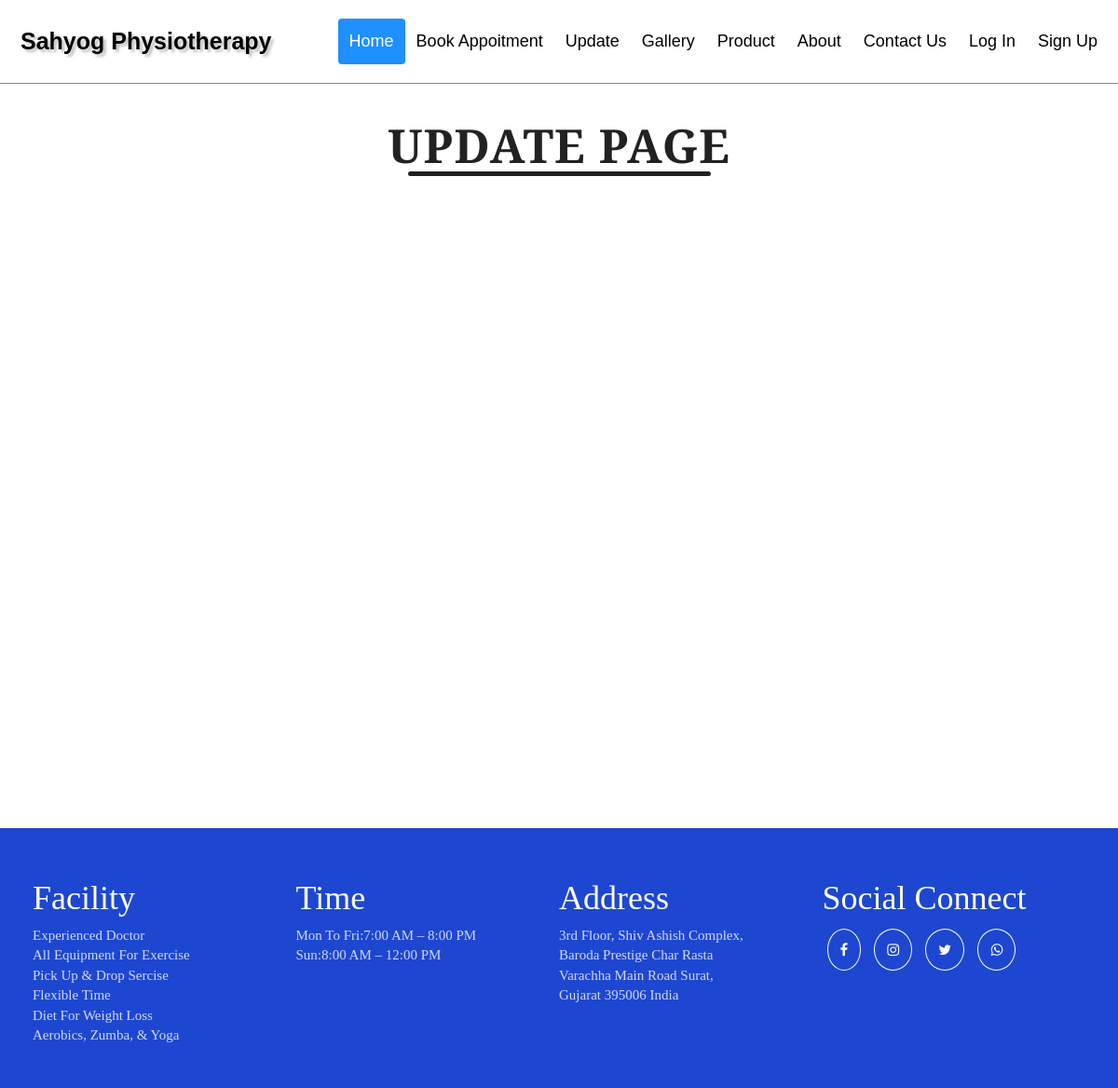
Before: /update.php with the older database file.
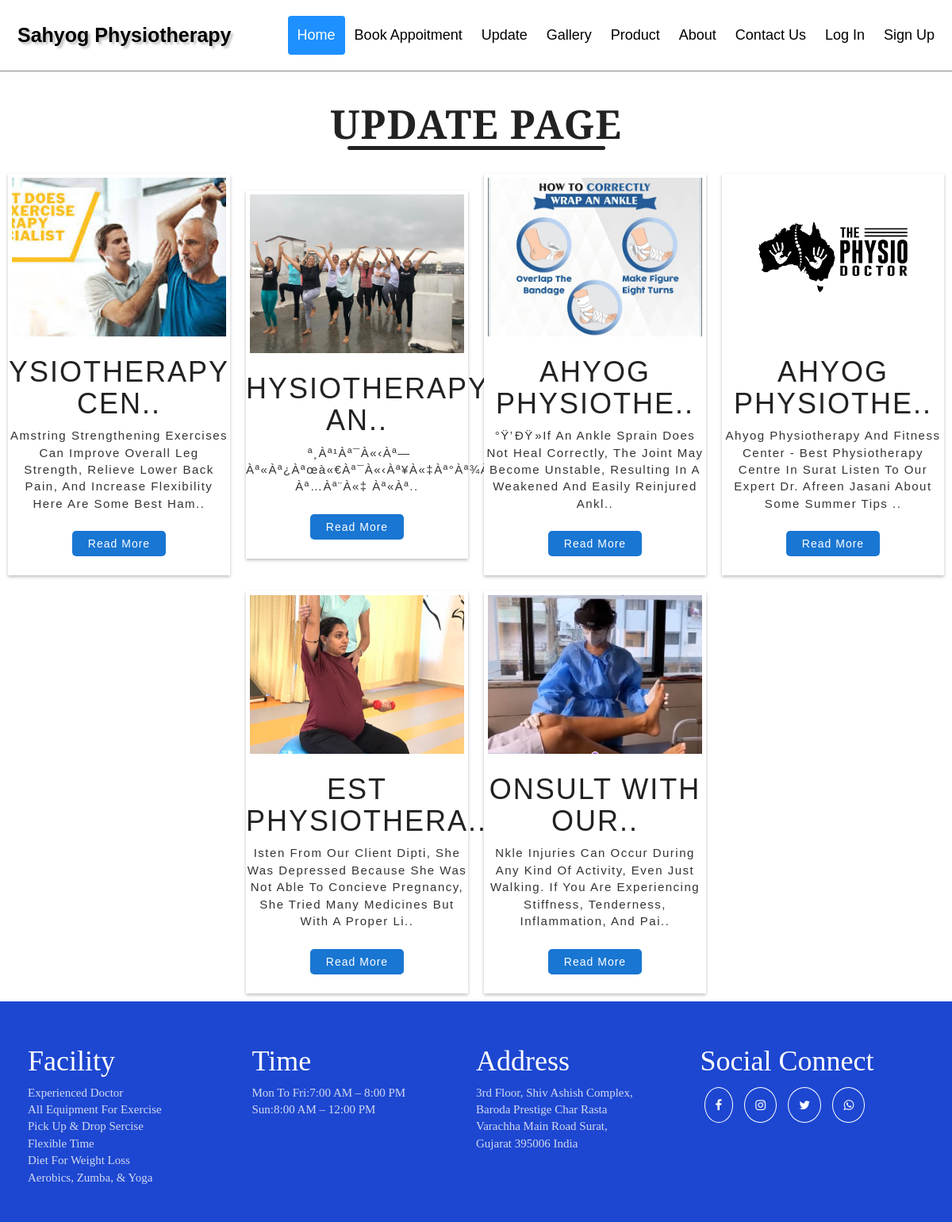
After: the same page with the newer database file.
### tables this page shows
CREATE TABLE IF NOT EXISTS `blogs` (
  `id` int(11) NOT NULL AUTO_INCREMENT,
  `titele` text NOT NULL,
  `description` text NOT NULL,
  `img` text NOT NULL,
  `status` enum('show','hide') NOT NULL,
  `created_at` timestamp NOT NULL,
  `updated_at` timestamp NOT NULL,
  PRIMARY KEY (`id`)
);

### functions.php (called while the page is built, shortened)
<?php
    function gethost()
    {
       return "http://localhost/sahyogphysio";
    }
?>

### update.php (the view)
<?php
include_once 'layouts/header.php';
include_once 'functions.php';
include_once 'database.php';
$sqlget = "SELECT * FROM blogs WHERE `status`='show'";
$alldata = mysqli_query($conn, $sqlget);
?>
<div class="up1">
  <div class="up2">
    <div class="up3">
      <h1>update page</h1>
    </div>
    <?php
          if (mysqli_num_rows($alldata) > 0) {
              while($row = mysqli_fetch_assoc($alldata)) {
                echo '<div class="up4">'.
                '<div class="card">'.
                  '<div class="up5">'.
                    '<img src="'. gethost() .$row['img'].'">'.
                  '</div>'.
                  '<div class="up6">'.
                    '<h1>'.substr($row['titele'],1 , 15).'..</h1>'.
                   ' <p>'.substr($row['description'],1 , 140).'..</p>'.
                  '</div>'.
                  '<div class="botton">'.
                    '<a data-toggle="modal" data-target="#myModal1">Read more</a>'.
                 ' </div>'.
                '</div>' .
                ''.
               ' <div class="modal fade" id="myModal1" role="dialog">'.
                   ' <div class="modal-dialog">'.
                        ''.
                        '<div class="modal-content">'.
                            '<div class="modal-header">'.
                                '<button type="button" class="close" data-dismiss="modal">&times;</button>'.
                                '<h4 class="modal-title">'.$row['titele'].'</h4>'.
                           ' </div>'.
                            '<div class="modal-body">'.
                              '  <img src="'.gethost().$row['img'].'" alt="'.$row['titele'].'">'.
                               ' <p>'.$row['description'].'</p>'.
                            '</div>'.
                           ' <div class="modal-footer">'.
                                '<button type="button" class="btn btn-default" data-dismiss="modal">Close</button>'.
                           ' </div>'.
                        '</div>'.
                    '</div>'.
                '</div>'.
                ''.
              '</div>';
              }
          }
    ?>
  </div>
</div>
<?php
include_once 'layouts/footer.php';
?>

### layouts/header.php (shortened to what this page needs)
<!DOCTYPE html>
<html>
<head>
  <link rel="stylesheet" href="assets/custom/style.css" />
        <link rel="stylesheet" href="https://cdnjs.cloudflare.com/ajax/libs/font-awesome/4.7.0/css/font-awesome.min.css">
        <link rel="stylesheet" href="assets/css/lightbox.min.css">
        <link rel="stylesheet" href="https://maxcdn.bootstrapcdn.com/bootstrap/3.4.1/css/bootstrap.min.css">
</head>
<body>
  <header>
    <div class="header">
      <a href="#default" class="logo">Sahyog Physiotherapy</a>
      <div class="header-right">
            <a  class="active" href="index.php">Home</a>
            <a href="bookappoitment.php">Book Appoitment</a>
            <a href="update.php">Update</a>
            <a href="gellary.php">Gallery</a>
            <a  href="product.php">Product</a>
            <a href="about.php">About</a>
            <a href="contact.php">contact us</a>
            <?php
            if (isset($_SESSION["login_id"]) || isset($_SESSION["admin"])) {
              echo '<a href="logout.php" >Logout</a>';
            }else{
              echo '<a href="signin.php" >Log in</a>
              <a href="signup.php" >Sign up</a>';
            }
            ?>
      </div>
    </div>
  </header>

### layouts/footer.php (shortened to what this page needs)
  <footer>
              <div class="footer-cointener" >
                <div class="fc1">
                  <h1>Facility</h1>
                  <p style="color: #f5f5f5d6; font-family: Georgia, serif;">
                    Experienced Doctor<br>
                    All equipment for exercise<br>
                    Pick up & Drop Sercise<br>
                    Flexible Time<br>
                    Diet for weight loss<br>
                    Aerobics, Zumba, & Yoga<br>
                  </p>
                </div>
                <div class="fc2">
                  <h1>Time</h1>
                  <p style="color: #f5f5f5d6; font-family: Georgia, serif;">
                    Mon to Fri:7:00 AM – 8:00 PM<br>
                    Sun:8:00 AM – 12:00 PM
                  </p>
                </div>
                <div class="fc3">
                  <h1>Address</h1>
                  <p style="color: #f5f5f5d6; font-family: Georgia, serif;">3rd Floor, Shiv Ashish Complex,<br> Baroda Prestige Char Rasta <br>varachha Main Road Surat,<br> Gujarat 395006 India</p>
                </div>
                <div class="fc4" >
                  <h1>Social connect</h1>
                         <div class="social-button">
                          <a href="#"><i class="fa fa-facebook" aria-hidden="true"></i></a>
                          <a href="#"><i class="fa fa-instagram" aria-hidden="true"></i></a>
                          <a href="#"><i class="fa fa-twitter" aria-hidden="true"></i></a>
                          <a href="#"><i class="fa fa-whatsapp" aria-hidden="true"></i></a>
                         </div>
                </div>
              </div>
            </footer>
</body>
</html>

### assets/custom/style.css (style rules this page uses)
* { font-family: "Poppins", sans-serif; padding: 0px; margin: 0px; box-sizing: border-box; outline: none; border: none; text-transform: capitalize; transition: all 0.2s ease-out; text-decoration: none; }
html { font-size: 62.5%; }
body { margin: 0; font-family: Arial, Helvetica, sans-serif; }
.header { overflow: hidden; width: 100%; padding: 20px 10px; box-shadow: 0px 1px #888888; }
.header a { float: left; color: black; text-align: center; padding: 12px; text-decoration: none; font-size: 18px; line-height: 25px; border-radius: 4px; }
.header a.logo { font-size: 25px; font-weight: bold; color: black; text-shadow: 3px 3px 3px #c1c1c1; }
.header a.active { background-color: dodgerblue; color: white; }
.header-right { float: right; }
* { padding: 0; margin: 0; box-sizing: border-box; font-family: "poppins", sans-serif; }
* { box-sizing: border-box; }
.footer-cointener { padding: 35px; background-color: #1d47d1; display: flex; font-size: 15px; }
.fc1 { width: 25%; }
.fc1 h1 { color: #fff; line-height: 40px; font-family: "Playfair Display", serif; }
.fc2 h1 { color: #fff; line-height: 40px; font-family: "Playfair Display", serif; }
.fc3 h1 { color: #fff; line-height: 40px; font-family: "Playfair Display", serif; }
.fc4 h1 { color: #fff; line-height: 40px; font-family: "Playfair Display", serif; }
.fc1 p { font-family: Arial, Helvetica, sans-serif; }
.fc3 p { font-family: Arial, Helvetica, sans-serif; }
.fc2 { width: 25%; }
.fc3 { width: 25%; }
.fc4 { width: 25%; }
.social-button a { font-size: 15px; color: white; border: 1px solid white; border-radius: 50%; padding: 13px; margin: 5px; }
.social-button { margin-top: 25px; }
.up1 { width: 100%; min-height: 100vh; }
.up2 { width: 100%; display: flex; flex-wrap: wrap; justify-content: center; align-items: center; margin: auto; }
.up2 .up3 { width: 100%; margin-top: 20px; }
.up2 .up3 h1 { text-align: center; font-size: 50px; color: #222; text-transform: uppercase; font-weight: 700; letter-spacing: 1px; margin-bottom: 20px; font-family: "Playfair Display", serif; }
.up2 .up3 h1:after { content: ""; height: 5px; width: 325px; background-color: #222; border-radius: 5px; display: block; margin: auto; }
.up4 { display: flex; justify-content: center; align-items: center; flex-direction: column; width: calc(100% / 4); text-align: center; cursor: pointer; padding: 10px; }
.up4 .card { background-color: #fff; box-shadow: 0px 2px 4px rgb(0 0 0 / 25%); width: 100%; }
.up5 { padding: 5px; width: 100%; display: flex; justify-content: center; align-items: center; }
.up5 img { float: left; width: 100%; height: 200px; object-fit: cover; }
.up6 { text-align: center; margin-top: 20px; }
.up6 h1 { text-transform: uppercase; color: #222; letter-spacing: 2px; margin-top: 10px; }
.up6 p { font-size: 15px; letter-spacing: 1.5px; margin-top: 10px; }
.botton { margin: 30px; }
.botton a { background-color: #1976d2; font-size: 14px; padding: 8px 20px; border-radius: 5px; text-decoration: none; letter-spacing: 1px; color: #fff; }

Changed rows visible on the page:
added blogs: img (picture), titele "YSIOTHERAPY CEN", description "Amstring Strengthening Exercises Can Improve Overall Leg Strength, Relieve Lower Back Pain, And Increase Flexibility Here Are Some Best Ham"
added blogs: img (picture), titele "HYSIOTHERAPY AN", description "ª¸àª¹àª¯à«‹àª— Àª«àª¿àªœà«€àª¯à«‹àª¥à«‡àª°àª¾àªªà«€ Àª…àª¨à«‡ Àª«àª"
added blogs: img (picture), titele "AHYOG PHYSIOTHE", description "°Ÿ’ðŸ»If An Ankle Sprain Does Not Heal Correctly, The Joint May Become Unstable, Resulting In A Weakened And Easily Reinjured Ankl"
added blogs: img (picture), titele "AHYOG PHYSIOTHE", description "Ahyog Physiotherapy And Fitness Center - Best Physiotherapy Centre In Surat Listen To Our Expert Dr. Afreen Jasani About Some Summer Tips"
added blogs: img (picture), titele "EST PHYSIOTHERA", description "Isten From Our Client Dipti, She Was Depressed Because She Was Not Able To Concieve Pregnancy, She Tried Many Medicines But With A Proper Li"
added blogs: img (picture), titele "ONSULT WITH OUR", description "Nkle Injuries Can Occur During Any Kind Of Activity, Even Just Walking. If You Are Experiencing Stiffness, Tenderness, Inflammation, And Pai"
